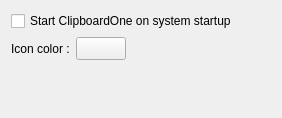
<?xml version="1.0" encoding="UTF-8"?>
<ui version="4.0">
 <class>UiOptionDialog</class>
 <widget class="QDialog" name="UiOptionDialog">
  <property name="geometry">
   <rect>
    <x>0</x>
    <y>0</y>
    <width>282</width>
    <height>118</height>
   </rect>
  </property>
  <property name="windowTitle">
   <string>Options</string>
  </property>
  <property name="windowIcon">
   <iconset resource="../../Icons.qrc">
    <normaloff>:/SystemTray/Options</normaloff>:/SystemTray/Options</iconset>
  </property>
  <layout class="QVBoxLayout" name="verticalLayout">
   <item>
    <widget class="QCheckBox" name="startup">
     <property name="text">
      <string>Start ClipboardOne on system startup</string>
     </property>
    </widget>
   </item>
   <item>
    <layout class="QHBoxLayout" name="horizontalLayout">
     <item>
      <widget class="QLabel" name="label">
       <property name="text">
        <string>Icon color :</string>
       </property>
      </widget>
     </item>
     <item>
      <widget class="QToolButton" name="iconColor">
       <property name="minimumSize">
        <size>
         <width>50</width>
         <height>0</height>
        </size>
       </property>
       <property name="text">
        <string/>
       </property>
      </widget>
     </item>
     <item>
      <spacer name="horizontalSpacer">
       <property name="orientation">
        <enum>Qt::Horizontal</enum>
       </property>
       <property name="sizeHint" stdset="0">
        <size>
         <width>40</width>
         <height>20</height>
        </size>
       </property>
      </spacer>
     </item>
    </layout>
   </item>
   <item>
    <spacer name="verticalSpacer">
     <property name="orientation">
      <enum>Qt::Vertical</enum>
     </property>
     <property name="sizeHint" stdset="0">
      <size>
       <width>20</width>
       <height>40</height>
      </size>
     </property>
    </spacer>
   </item>
  </layout>
 </widget>
 <resources>
  <include location="../../Icons.qrc"/>
 </resources>
 <connections/>
</ui>
